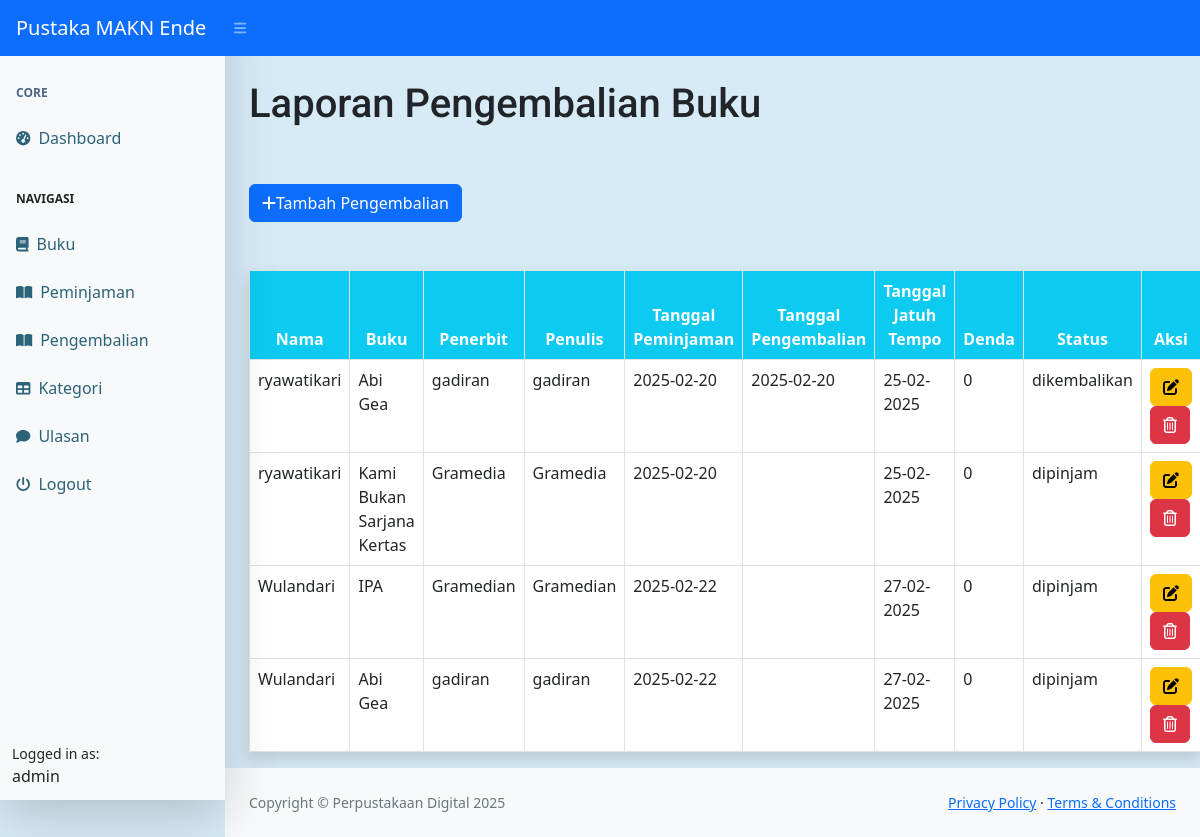
The app's page /dashboard.php?page=laporan_pengembalian (signed in) with its own data.
### tables this page shows
CREATE TABLE `peminjaman` (
  `id_peminjaman` int(11) NOT NULL,
  `tanggal_peminjaman` date DEFAULT current_timestamp(),
  `tanggal_pengembalian` date DEFAULT NULL,
  `status_peminjaman` enum('dipinjam','dikembalikan') DEFAULT 'dipinjam',
  `tanggal_jatuh_tempo` date DEFAULT NULL,
  `id_buku` int(11) NOT NULL,
  `id_user` int(11) NOT NULL
);

CREATE TABLE `user` (
  `id_user` int(11) NOT NULL,
  `nama` varchar(255) DEFAULT NULL,
  `username` varchar(255) DEFAULT NULL,
  `password` varchar(255) DEFAULT NULL,
  `email` varchar(255) DEFAULT NULL,
  `alamat` text DEFAULT NULL,
  `no_telpon` varchar(255) DEFAULT NULL,
  `level` enum('admin','petugas','peminjam','') DEFAULT NULL
);

CREATE TABLE `buku` (
  `id_buku` int(11) NOT NULL,
  `id_kategori` int(11) DEFAULT NULL,
  `judul` varchar(255) DEFAULT NULL,
  `gambar` varchar(225) DEFAULT NULL,
  `penulis` varchar(255) DEFAULT NULL,
  `penerbit` varchar(255) DEFAULT NULL,
  `tahun_terbit` varchar(225) DEFAULT NULL,
  `isbn` varchar(225) DEFAULT NULL,
  `sinopsis` text DEFAULT NULL
);

### laporan_pengembalian.php (the view, shortened to what this page needs)
<h1 class="mt-4 text-start">Laporan Pengembalian Buku</h1>
<div class="row">
<div class="info mt-5">
        <?php
        if ($_SESSION['user']['level'] !='peminjam') :
        ?>
        <a href="?page=peminjaman_tambah" class="btn btn-primary"><i class="fa fa-plus"></i>Tambah Pengembalian</a>
        <?php endif; ?>
        </div>
    <div class="col-md-12 rounded-3">
        <table class="table table-bordered table-hover shadow bg-body mt-5" id="dataTable" width="100%" cellspacing="0">
        <thead class="bg-info text-white text-center">
        <tr>
                <th>Nama</th>
                <th>Buku</th>
                <th>Penerbit</th>
                <th>Penulis</th>
                <th>Tanggal Peminjaman</th>
                <th>Tanggal Pengembalian</th>
                <th>Tanggal Jatuh Tempo</th>
                <th>Denda</th>
                <th>Status</th>
                <th>Aksi</th>
            </tr>
        </thead>
            <?php
                if ($_SESSION['user']['level'] == 'peminjam'){
                    $query = mysqli_query($koneksi, "SELECT * FROM peminjaman JOIN user on
                    user.id_user=peminjaman.id_user JOIN buku ON buku.id_buku=peminjaman.id_buku where peminjaman.id_user=".$_SESSION['user']['id_user']);
                } else {
                    $query = mysqli_query($koneksi, "SELECT * FROM peminjaman JOIN user on
                    user.id_user=peminjaman.id_user JOIN buku ON buku.id_buku=peminjaman.id_buku");
                }
                while ($data = mysqli_fetch_array($query)) :
            ?>
            <tbody>
            <tr>
                <td><?= $data['nama']; ?></td>
                <td><?= $data['judul']; ?></td>
                <td><?= $data['penerbit']; ?></td>
                <td><?= $data['penerbit']; ?></td>
                <td><?= $data['tanggal_peminjaman']; ?></td>
                <td><?= $data['tanggal_pengembalian']; ?></td>
                <td>
                    <?php
                        $tanggal_jatuh_tempo = date('Y-m-d', strtotime($data['tanggal_peminjaman'] . ' + 5 days'));
                        echo date('d-m-Y', strtotime($tanggal_jatuh_tempo));
                    ?>
                </td>
                <td>
                    <?php
                        $denda = 0;
                        echo number_format($denda, 0, ',', '.');
                    ?>
                </td>
                <td><?= $data['status_peminjaman']; ?></td>
                <td>
                    <a href="?page=laporan_peminjaman_ubah&&id=<?= $data['id_peminjaman']?>" class="btn btn-warning"><i class="fa-solid fa-pen-to-square"></i></a>
                    <a onclick="return confirm('Apakah anda yakin menghapus data ini')" href="?page=peminjaman_hapus&&id=<?= $data['id_peminjaman']?>" class="btn btn-danger"><i class="fa-regular fa-trash-can"></i></a>
                </td>
            </tr>
        </tbody>
            <?php endwhile; ?>
        </table>
    </div>
</div>

### laporan_pengembalian.php (style rules this page uses)
h1 { font-family: "Roboto", serif; font-optical-sizing: auto; font-style: normal; font-variation-settings:"wdth" 100; }

### records on screen
peminjaman: id_user.nama "ryawatikari", id_buku.judul "Abi Gea", id_buku.penerbit "gadiran", tanggal_peminjaman "2025-02-20", tanggal_pengembalian "2025-02-20", tanggal_peminjaman "25-02-2025", denda "0", status_peminjaman "dikembalikan"
peminjaman: id_user.nama "ryawatikari", id_buku.judul "Kami Bukan Sarjana Kertas", id_buku.penerbit "Gramedia", tanggal_peminjaman "2025-02-20", tanggal_peminjaman "25-02-2025", denda "0", status_peminjaman "dipinjam"
peminjaman: id_user.nama "Wulandari", id_buku.judul "IPA", id_buku.penerbit "Gramedian", tanggal_peminjaman "2025-02-22", tanggal_peminjaman "27-02-2025", denda "0", status_peminjaman "dipinjam"
peminjaman: id_user.nama "Wulandari", id_buku.judul "Abi Gea", id_buku.penerbit "gadiran", tanggal_peminjaman "2025-02-22", tanggal_peminjaman "27-02-2025", denda "0", status_peminjaman "dipinjam"

### other values on screen
$_SESSION['user']['nama'] "admin"
